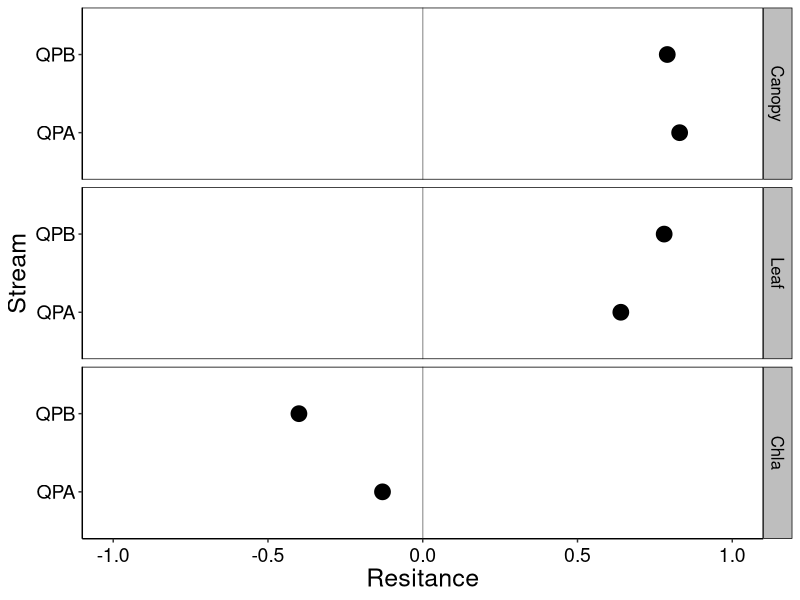
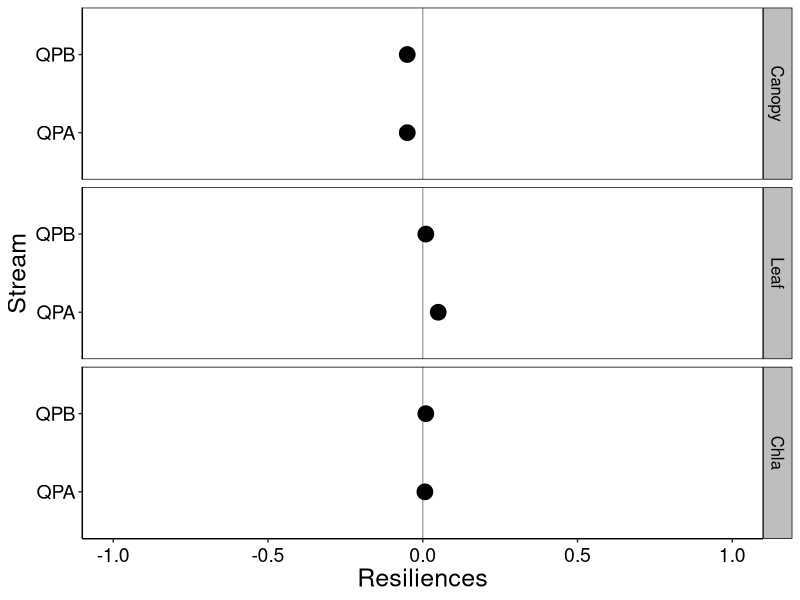
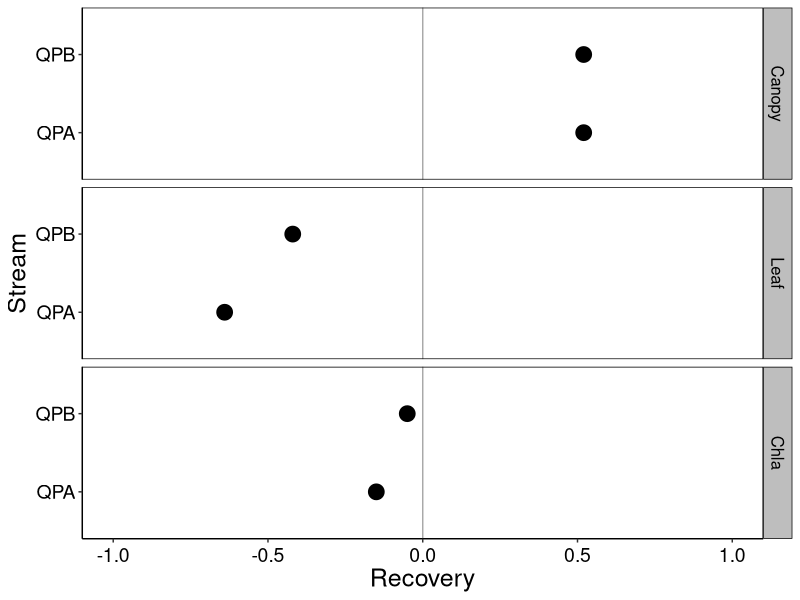
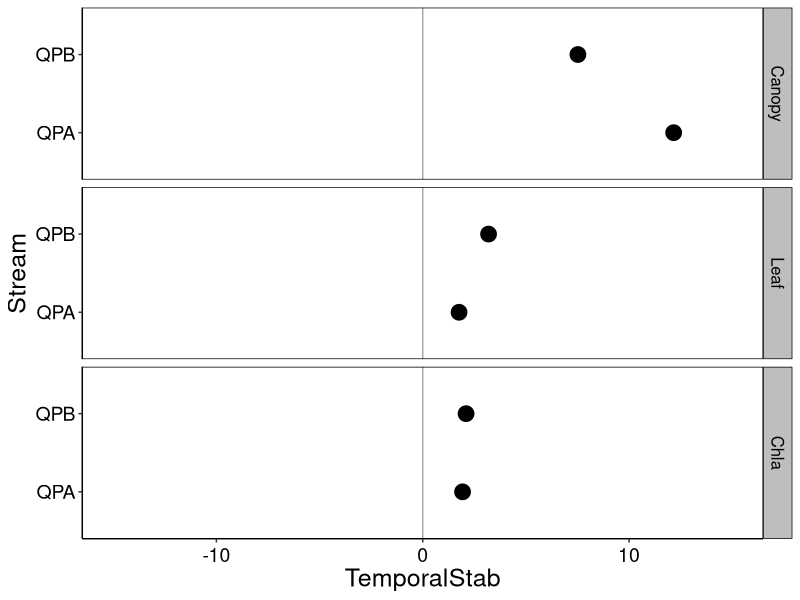
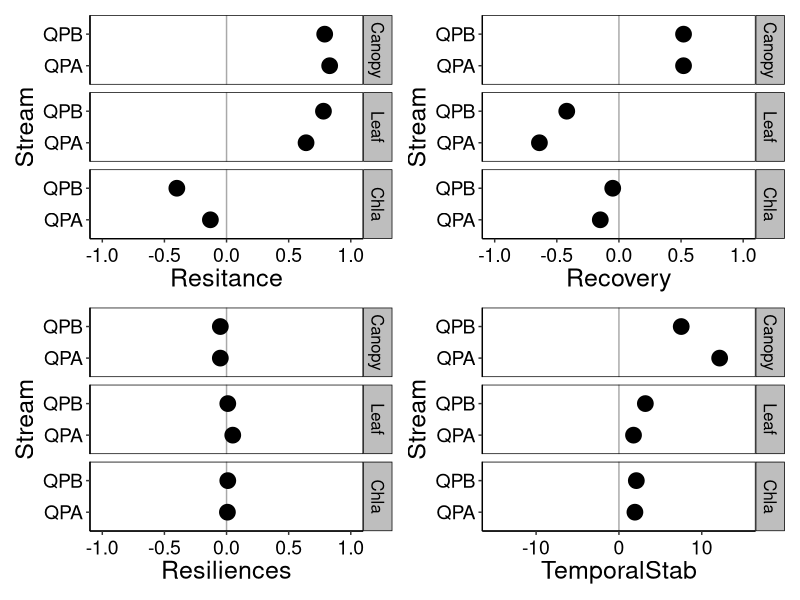
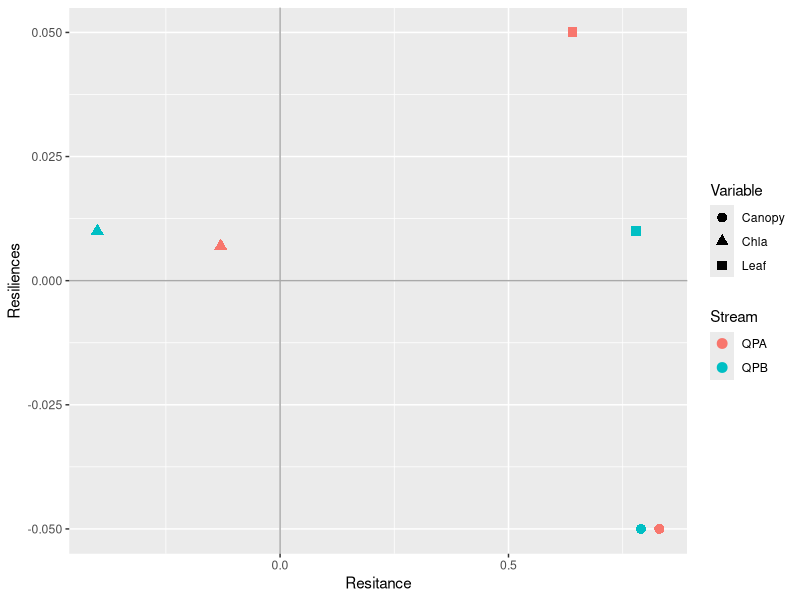

R code for these plots, in order:




#--------------------------------------------
# Dot plot
# 09 May 2020
#PEGF
#--------------------------------------------
#

library(modelr)
library(ggplot2)
library(dplyr)
library(patchwork)

metrics<- read.csv("metrics.csv")
metrics



# Resistance --------------------------------------------------------------

metrics$Variable_f = factor(metrics$Variable, levels=c('Canopy','Leaf','Leaf_Exp','Chla'))

r1 <- ggplot(metrics, 
      aes(x=Resitance,
          y=Stream))+ 
#          color=Stream,
 #         group=Variable)) +
  geom_vline(aes(xintercept = 0), color='darkgrey') +
  geom_point(size=5)+ #aes(shape=Variable),size=2.7) +#, position=pd, stat="identity") + 
  
  theme(axis.title.x = element_text(size = 18, angle = 0)) +
  theme(axis.title.y = element_text(size = 18, angle = 90)) +
  
  theme(axis.text.x=element_text(angle=0, size=14, vjust=0.5, color="black")) + #subaxis x
  theme(axis.text.y=element_text(angle=0, size=14, vjust=0.5, color="black")) + #subaxis y
  
   xlim(-1,1) +
  
  theme(panel.grid.major = element_blank(), panel.grid.minor = element_blank(),
        panel.background = element_blank(), axis.line = element_line(colour = "black")) +
  theme(panel.border = element_rect(colour = "black", fill=NA, size=0.5)) +
  
  facet_grid(Variable_f~.) +
  theme(strip.text.y = element_text(size = 12, colour = "black", angle = 270)) +
  theme(strip.background = element_rect(colour = "black", fill = "grey"))

r1


# Resilience --------------------------------------------------------------


metrics$Variable_f = factor(metrics$Variable, levels=c('Canopy','Leaf','Leaf_Exp','Chla'))

r2 <- ggplot(metrics, 
             aes(x=Resiliences,
                 y=Stream))+ 
  #          color=Stream,
  #         group=Variable)) +
  geom_vline(aes(xintercept = 0), color='darkgrey') +
  geom_point(size=5)+ #aes(shape=Variable),size=2.7) +#, position=pd, stat="identity") + 
  
  theme(axis.title.x = element_text(size = 18, angle = 0)) +
  theme(axis.title.y = element_text(size = 18, angle = 90)) +
  
  theme(axis.text.x=element_text(angle=0, size=14, vjust=0.5, color="black")) + #subaxis x
  theme(axis.text.y=element_text(angle=0, size=14, vjust=0.5, color="black")) + #subaxis y
  
  xlim(-1,1) +
  
  theme(panel.grid.major = element_blank(), panel.grid.minor = element_blank(),
        panel.background = element_blank(), axis.line = element_line(colour = "black")) +
  theme(panel.border = element_rect(colour = "black", fill=NA, size=0.5)) +
  
  facet_grid(Variable_f~.) +
  theme(strip.text.y = element_text(size = 12, colour = "black", angle = 270)) +
  theme(strip.background = element_rect(colour = "black", fill = "grey"))

r2


# Recovery ----------------------------------------------------------------

metrics$Variable_f = factor(metrics$Variable, levels=c('Canopy','Leaf','Leaf_Exp','Chla'))

r3 <- ggplot(metrics, 
             aes(x=Recovery,
                 y=Stream))+ 
  #          color=Stream,
  #         group=Variable)) +
  geom_vline(aes(xintercept = 0), color='darkgrey') +
  geom_point(size=5)+ #aes(shape=Variable),size=2.7) +#, position=pd, stat="identity") + 
  
  theme(axis.title.x = element_text(size = 18, angle = 0)) +
  theme(axis.title.y = element_text(size = 18, angle = 90)) +
  
  theme(axis.text.x=element_text(angle=0, size=14, vjust=0.5, color="black")) + #subaxis x
  theme(axis.text.y=element_text(angle=0, size=14, vjust=0.5, color="black")) + #subaxis y
  
  xlim(-1,1) +
  
  theme(panel.grid.major = element_blank(), panel.grid.minor = element_blank(),
        panel.background = element_blank(), axis.line = element_line(colour = "black")) +
  theme(panel.border = element_rect(colour = "black", fill=NA, size=0.5)) +
  
  facet_grid(Variable_f~.) +
  theme(strip.text.y = element_text(size = 12, colour = "black", angle = 270)) +
  theme(strip.background = element_rect(colour = "black", fill = "grey"))

r3

metrics$Variable_f = factor(metrics$Variable, levels=c('Canopy','Leaf','Leaf_Exp','Chla'))
metrics

r4 <- ggplot(metrics, 
             aes(x=TemporalStab,
                 y=Stream))+ 
  #          color=Stream,
  #         group=Variable)) +
  geom_vline(aes(xintercept = 0), color='darkgrey') +
  geom_point(size=5)+ #aes(shape=Variable),size=2.7) +#, position=pd, stat="identity") + 
  
  theme(axis.title.x = element_text(size = 18, angle = 0)) +
  theme(axis.title.y = element_text(size = 18, angle = 90)) +
  
  theme(axis.text.x=element_text(angle=0, size=14, vjust=0.5, color="black")) + #subaxis x
  theme(axis.text.y=element_text(angle=0, size=14, vjust=0.5, color="black")) + #subaxis y
  
  xlim(-15,15) +
  
  theme(panel.grid.major = element_blank(), panel.grid.minor = element_blank(),
        panel.background = element_blank(), axis.line = element_line(colour = "black")) +
  theme(panel.border = element_rect(colour = "black", fill=NA, size=0.5)) +
  
  facet_grid(Variable_f~.) +
  theme(strip.text.y = element_text(size = 12, colour = "black", angle = 270)) +
  theme(strip.background = element_rect(colour = "black", fill = "grey"))

r4

(r1 + r3) / (r2 + r4)




r3<- ggplot(metrics, 
             aes(x=Resitance,
                 y=Resiliences,
                 color= Stream,
                 group=Variable)) +
geom_point(aes(color=Stream,shape=Variable), size=3) +
geom_vline(aes(xintercept = 0), color='darkgrey') +
  geom_hline(aes(yintercept = 0), color='darkgrey')

r3

